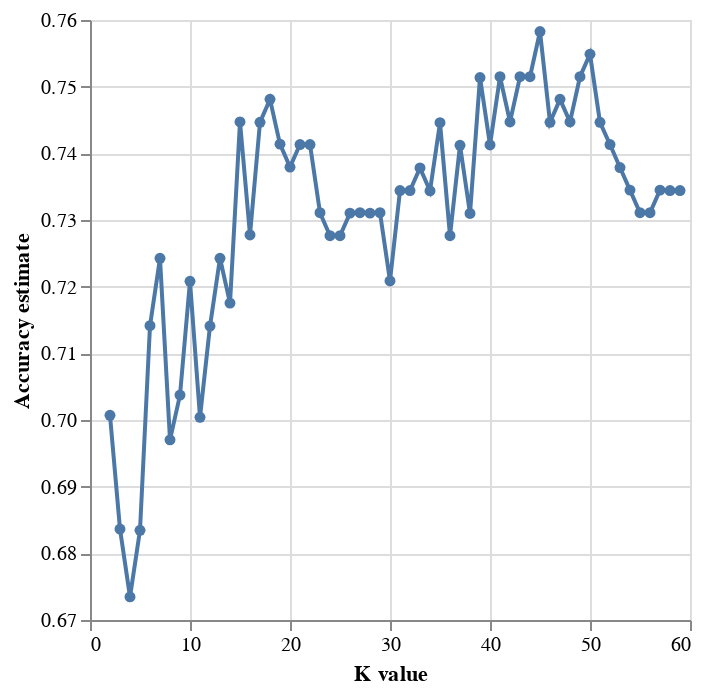

The notebook cell saved with this chart:
### Markdown cell above
# Choosing k value #

columns to use (for now):  Glucose, BloodPressure, SkinThickness, Insulin, BMI, DiabetesPedigreeFunction

### Code cell
np.random.seed(1234)

knn = KNeighborsClassifier()

preprocessor = make_column_transformer(
     (StandardScaler(), ["Glucose", "BloodPressure", "Insulin"]),
    verbose_feature_names_out = False
)

pipe = make_pipeline(preprocessor, knn)

param_grid = {
    "kneighborsclassifier__n_neighbors": range(2, 60, 1)
} 

diabetes_gs = GridSearchCV(
    estimator = pipe,
    param_grid = param_grid,
    return_train_score=True,
    n_jobs = -1
)

X_train = train_df[["Glucose", "BloodPressure", "Insulin"]]
y_train = train_df["Outcome"]

diabetes_gs.fit(X_train, y_train)

accuracies_grid = pd.DataFrame(diabetes_gs.cv_results_)

cross_val_plot = alt.Chart(accuracies_grid).mark_line(point=True).encode(
    x=alt.X("param_kneighborsclassifier__n_neighbors").title("K value"),
    y=alt.Y("mean_test_score").scale(zero = False).title("Accuracy estimate")
)
cross_val_plot
